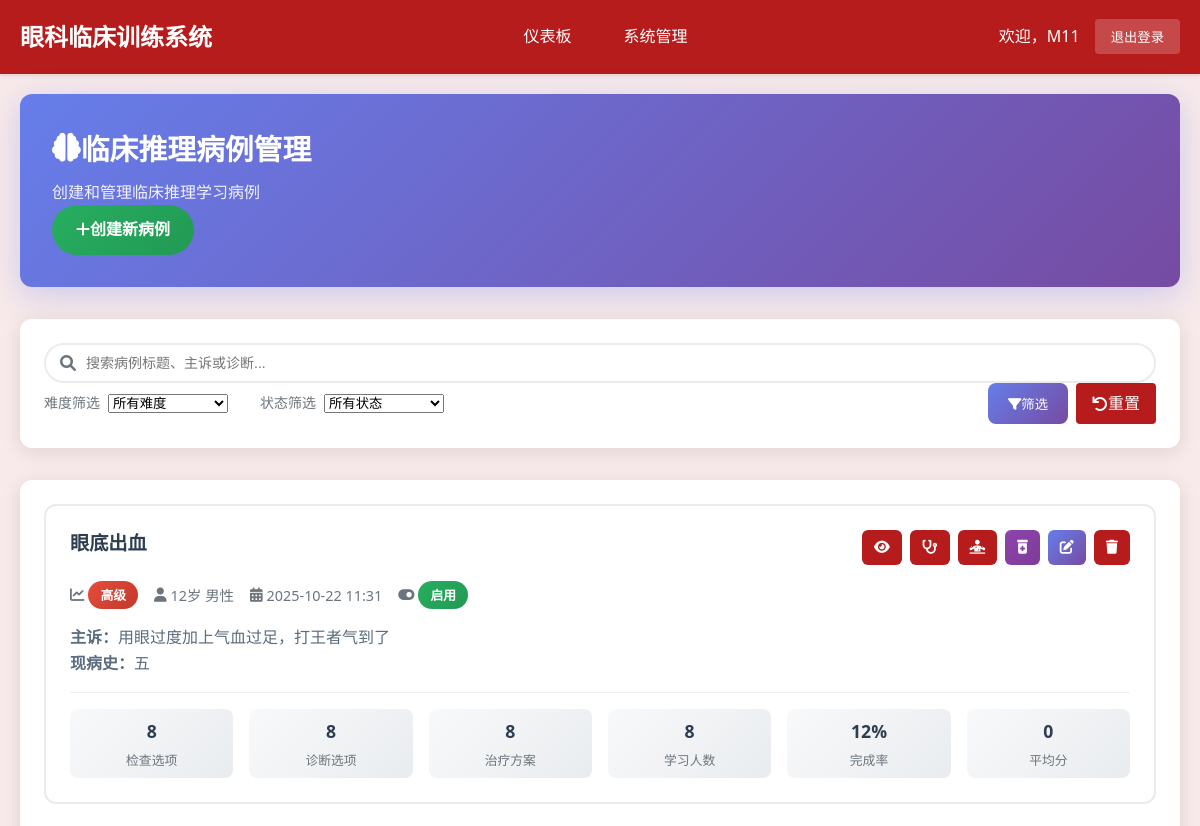
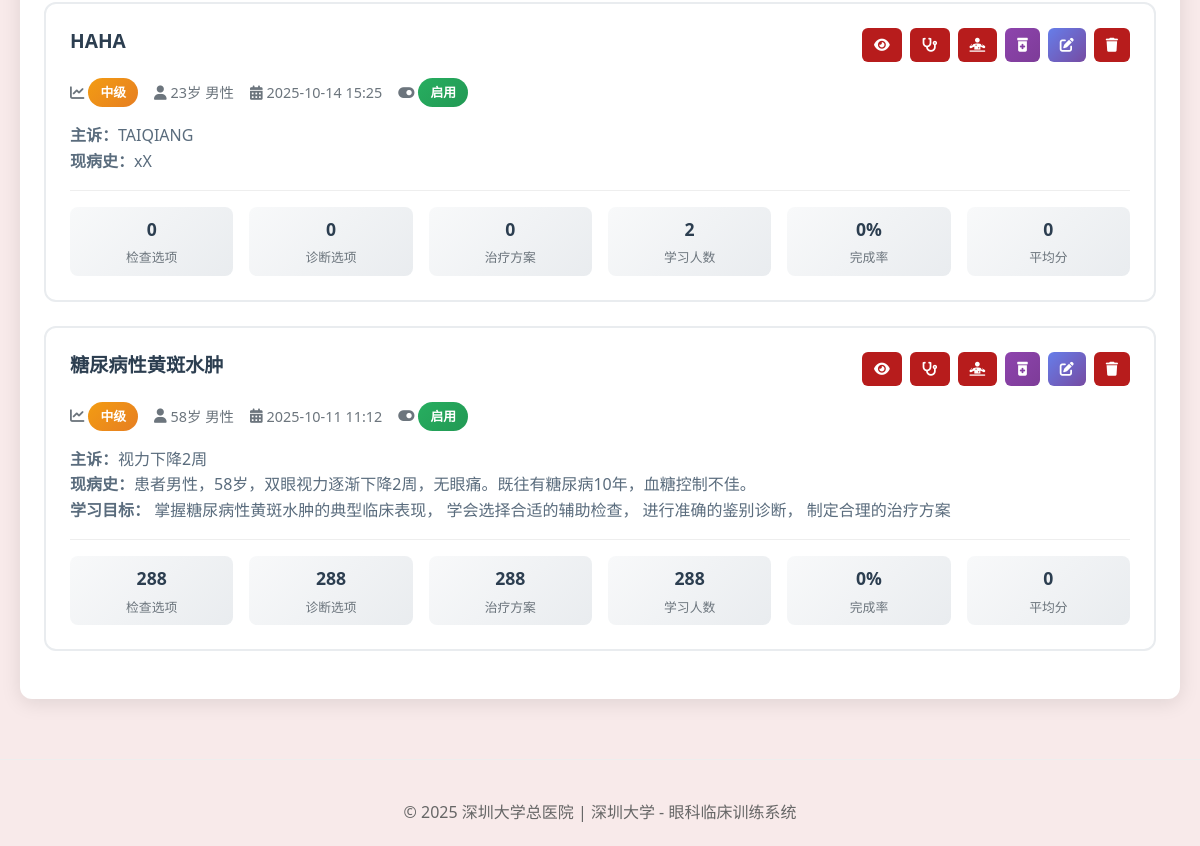
Page /teacher/clinical-cases/ (signed in) on the earlier database version (2 pictures, top to bottom).
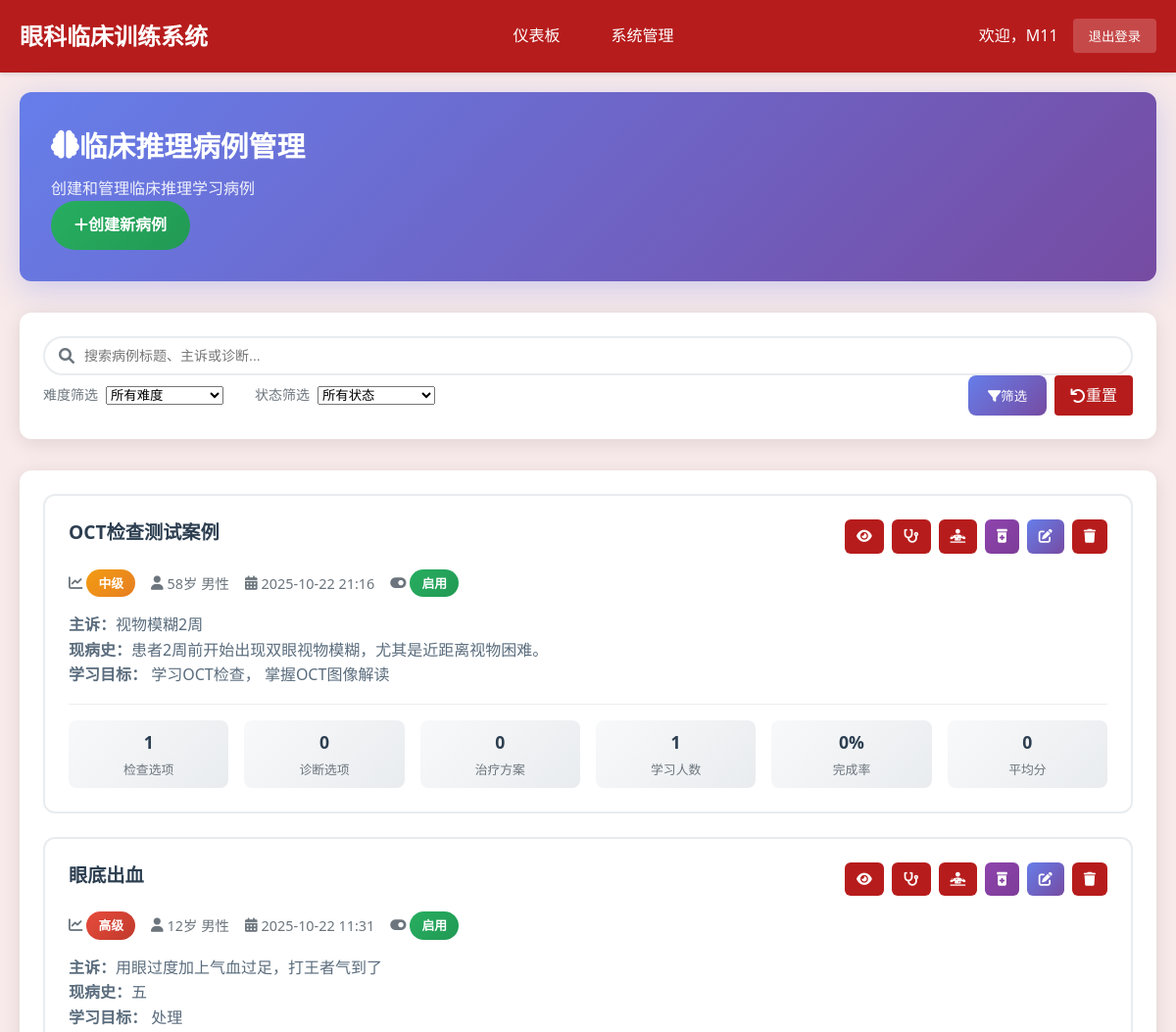
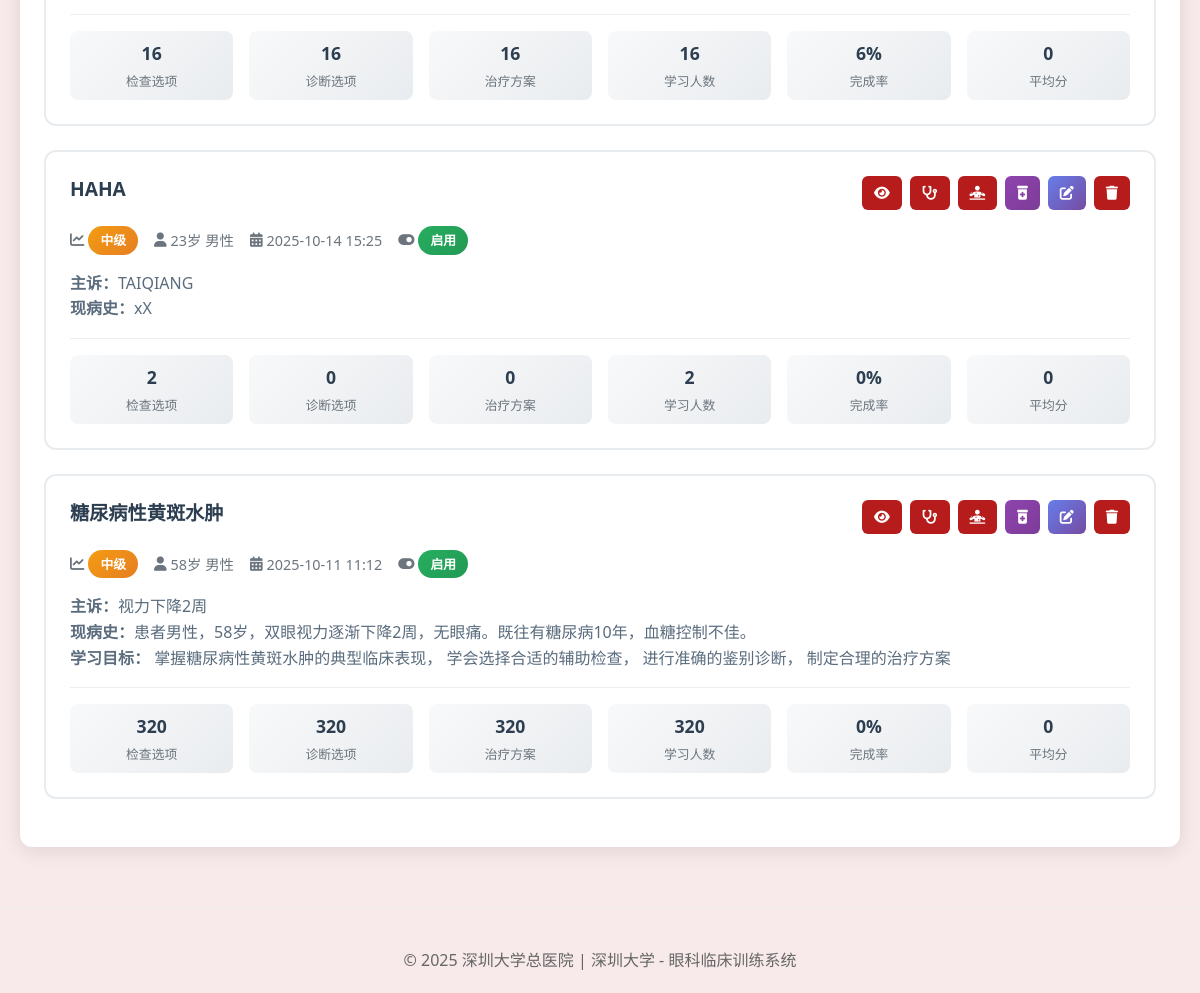
Same page on the later database version (2 pictures, top to bottom).
### cases/models.py (models this page shows, shortened)
class ClinicalCase(models.Model):
    title = models.CharField(max_length=200, verbose_name="案例标题")
    case_id = models.CharField(max_length=50, unique=True, verbose_name="案例编号")
    patient_age = models.IntegerField(verbose_name="患者年龄")
    patient_gender = models.CharField(max_length=10, choices=[('M', '男'), ('F', '女')], verbose_name="患者性别")
    chief_complaint = models.TextField(verbose_name="主诉")
    present_illness = models.TextField(verbose_name="现病史")
    past_history = models.TextField(blank=True, verbose_name="既往史")
    family_history = models.TextField(blank=True, verbose_name="家族史")
    learning_objectives = models.JSONField(verbose_name="学习目标", help_text="JSON格式存储多个学习目标")
    difficulty_level = models.CharField(
        max_length=20,
        choices=[('beginner', '初级'), ('intermediate', '中级'), ('advanced', '高级')],
        default='intermediate',
        verbose_name="难度等级"
    )
    is_active = models.BooleanField(default=True, verbose_name="是否启用")
    created_by = models.ForeignKey(User, on_delete=models.CASCADE, verbose_name="创建者")
    created_at = models.DateTimeField(auto_now_add=True, verbose_name="创建时间")
    updated_at = models.DateTimeField(auto_now=True, verbose_name="更新时间")
    case_images = models.JSONField(blank=True, null=True, verbose_name="案例图片", help_text="存储图片路径的JSON数组")
    class Meta:
        verbose_name = "临床案例"
        verbose_name_plural = "临床案例"
        ordering = ['-created_at']

### cases/views.py (the view)
# urls.py: path('teacher/clinical-cases/', views.teacher_clinical_case_list, name='teacher_clinical_case_list'),
@login_required
@user_passes_test(is_teacher, login_url='login')
def teacher_clinical_case_list(request):
    cases = ClinicalCase.objects.all().order_by('-created_at')
    search_query = request.GET.get('search', '')
    if search_query:
        cases = cases.filter(
            Q(title__icontains=search_query) |
            Q(chief_complaint__icontains=search_query) |
            Q(present_illness__icontains=search_query)
        )
    difficulty_filter = request.GET.get('difficulty', '')
    if difficulty_filter:
        cases = cases.filter(difficulty_level=difficulty_filter)
    status_filter = request.GET.get('status', '')
    if status_filter == 'active':
        cases = cases.filter(is_active=True)
    elif status_filter == 'inactive':
        cases = cases.filter(is_active=False)
    from django.db.models import Count
    cases = cases.annotate(
        examination_count=Count('examination_options'),
        diagnosis_count=Count('diagnosis_options'),
        treatment_count=Count('treatment_options'),
        student_sessions_count=Count('studentclinicalsession')
    )
    from django.core.paginator import Paginator
    paginator = Paginator(cases, 10)
    page_number = request.GET.get('page')
    page_obj = paginator.get_page(page_number)
    for case in page_obj:
        completed_sessions = StudentClinicalSession.objects.filter(
            clinical_case=case,
            completed_at__isnull=False
        ).count()
        total_sessions = case.student_sessions_count
        case.completion_rate = round((completed_sessions / total_sessions * 100) if total_sessions > 0 else 0)
        case.avg_score = 0
    context = {
        'page_obj': page_obj,
        'search_query': search_query,
        'difficulty_filter': difficulty_filter,
        'status_filter': status_filter,
    }
    return render(request, 'teacher/clinical_case_list.html', context)

### cases/views.py (called while the page is built)
def is_teacher(user):
    return user.groups.filter(name='Teachers').exists() or user.is_superuser

### cases/templates/teacher/clinical_case_list.html (shortened to what the changed rows need)
{% extends "base.html" %}
{% block content %}
<div class="container-fluid">
    <div class="page-header">
        <div class="d-flex justify-content-between align-items-center">
            <div>
                <h1 class="page-title">
                    <i class="fas fa-brain me-3"></i>
                    临床推理病例管理
                </h1>
            </div>
        </div>
    </div>
    <div class="cases-container">
        {% if page_obj %}
            {% for case in page_obj %}
                <div class="case-card">
                    <div class="case-header">
                        <h5 class="case-title">{{ case.title }}</h5>
                        <div class="case-actions">
                            <a href="{% url 'teacher_clinical_case_preview' case.case_id %}"
                               class="btn btn-info btn-sm-custom" title="预览">
                                <i class="fas fa-eye"></i>
                            </a>
                            <a href="{% url 'teacher_examination_options' case.case_id %}"
                               class="btn btn-warning btn-sm-custom" title="管理检查选项">
                                <i class="fas fa-stethoscope"></i>
                            </a>
                            <a href="{% url 'teacher_diagnosis_options' case.case_id %}"
                               class="btn btn-success btn-sm-custom" title="管理诊断选项">
                                <i class="fas fa-diagnoses"></i>
                            </a>
                            <a href="{% url 'teacher_treatment_options' case.case_id %}"
                               class="btn btn-purple btn-sm-custom" title="管理治疗方案">
                                <i class="fas fa-prescription-bottle-alt"></i>
                            </a>
                            <a href="{% url 'teacher_clinical_case_edit' case.case_id %}"
                               class="btn btn-primary-custom btn-sm-custom" title="编辑">
                                <i class="fas fa-edit"></i>
                            </a>
                            <a href="{% url 'teacher_clinical_case_delete' case.case_id %}"
                               class="btn btn-danger btn-sm-custom" title="删除"
                               onclick="return confirm('确认删除此病例吗？')">
                                <i class="fas fa-trash"></i>
                            </a>
                        </div>
                    </div>
                    <div class="case-meta">
                        <div class="meta-item">
                            <i class="fas fa-chart-line"></i>
                            <span class="difficulty-badge difficulty-{{ case.difficulty_level }}">
                                {{ case.get_difficulty_level_display }}
                            </span>
                        </div>
                        <div class="meta-item">
                            <i class="fas fa-user"></i>
                            {{ case.patient_age }}岁 {% if case.patient_gender == 'M' %}男性{% else %}女性{% endif %}
                        </div>
                        <div class="meta-item">
                            <i class="fas fa-calendar-alt"></i>
                            {{ case.created_at|date:"Y-m-d H:i" }}
                        </div>
                        <div class="meta-item">
                            <i class="fas fa-toggle-{% if case.is_active %}on{% else %}off{% endif %}"></i>
                            <span class="status-badge status-{% if case.is_active %}active{% else %}inactive{% endif %}">
                                {% if case.is_active %}启用{% else %}禁用{% endif %}
                            </span>
                        </div>
                    </div>
                    <div class="case-content">
                        <p><strong>主诉：</strong>{{ case.chief_complaint|truncatewords:20 }}</p>
                        <p><strong>现病史：</strong>{{ case.present_illness|truncatewords:15 }}</p>
                        {% if case.learning_objectives %}
                            <p><strong>学习目标：</strong>
                            {% for objective in case.learning_objectives %}
                                {{ objective }}{% if not forloop.last %}，{% endif %}
                            {% endfor %}
                            </p>
                        {% endif %}
                    </div>
                    <div class="case-stats">
                        <div class="stat-item">
                            <div class="stat-value">{{ case.examination_count }}</div>
                            <div class="stat-label">检查选项</div>
                        </div>
                        <div class="stat-item">
                            <div class="stat-value">{{ case.diagnosis_count }}</div>
                            <div class="stat-label">诊断选项</div>
                        </div>
                        <div class="stat-item">
                            <div class="stat-value">{{ case.treatment_count }}</div>
                            <div class="stat-label">治疗方案</div>
                        </div>
                        <div class="stat-item">
                            <div class="stat-value">{{ case.student_sessions_count }}</div>
                            <div class="stat-label">学习人数</div>
                        </div>
                        <div class="stat-item">
                            <div class="stat-value">{{ case.completion_rate }}%</div>
                            <div class="stat-label">完成率</div>
                        </div>
                        <div class="stat-item">
                            <div class="stat-value">{{ case.avg_score }}</div>
                            <div class="stat-label">平均分</div>
                        </div>
                    </div>
                </div>
            {% endfor %}
        {% endif %}
    </div>
</div>
{% endblock %}

Differences in the rows shown:
added ClinicalCase: title "OCT检查测试案例", difficulty_level "中级", patient_age "58", patient_gender "男性", created_at "2025-10-22 21:16", is_active True (drawn), chief_complaint "视物模糊2周", present_illness "患者2周前开始出现双眼视物模糊，尤其是近距离视物困难。", learning_objectives "学习OCT检查" "掌握OCT图像解读", examination_count "1", diagnosis_count "0", treatment_count "0", student_sessions_count "1", completion_rate "0", avg_score "0"
changed ClinicalCase "眼底出血": examination_count "8" → "16"; diagnosis_count "8" → "16"; treatment_count "8" → "16"; student_sessions_count "8" → "16"; completion_rate "12" → "6"; now shows "学习目标："
computed for ClinicalCase "HAHA": examination_count "0" → "2"
computed for ClinicalCase "糖尿病性黄斑水肿": examination_count "288" → "320"; diagnosis_count "288" → "320"; treatment_count "288" → "320"; student_sessions_count "288" → "320"
Other differences:
new list line: "处理"
